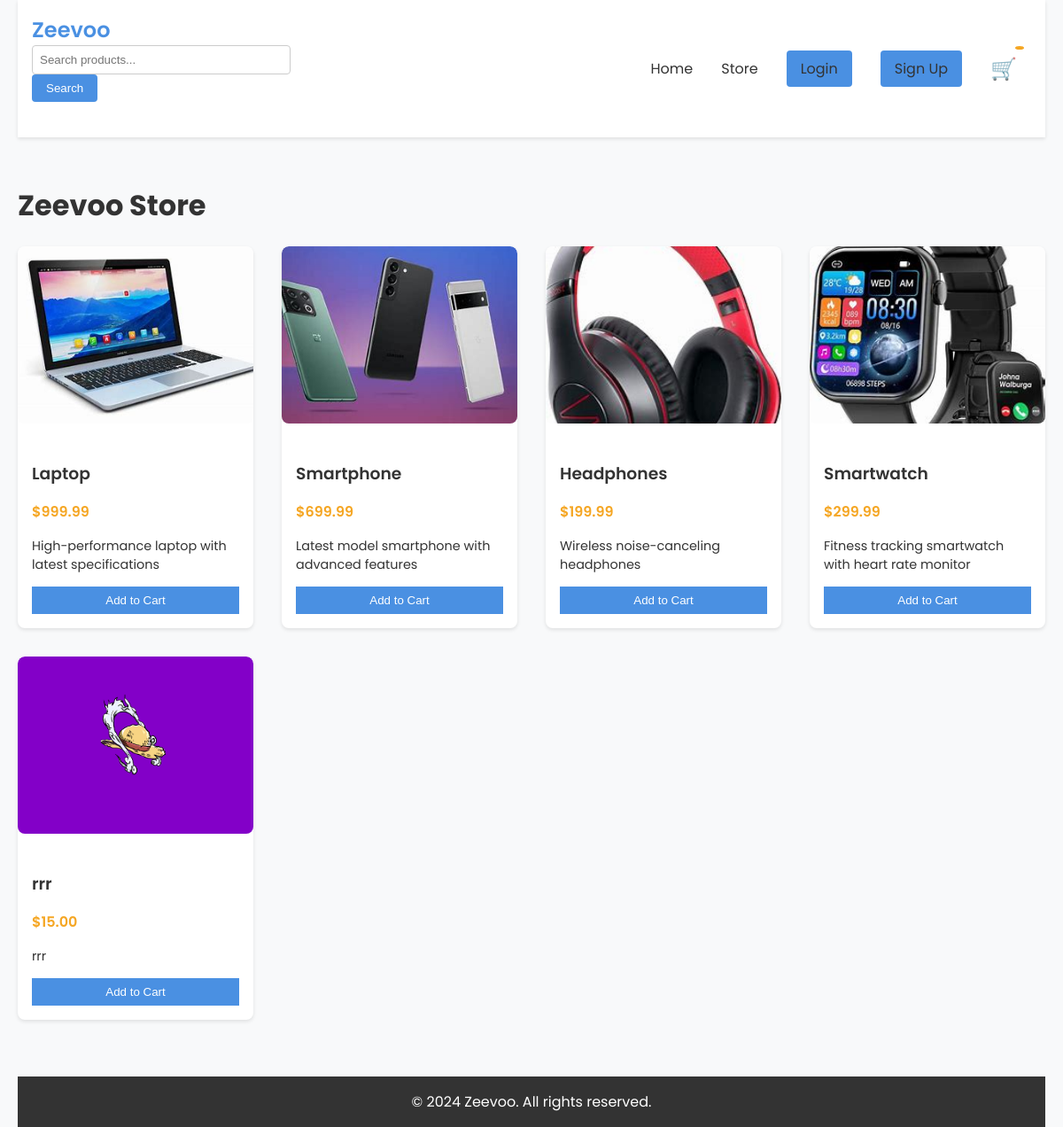
/store, run on an earlier commit of the app's database.
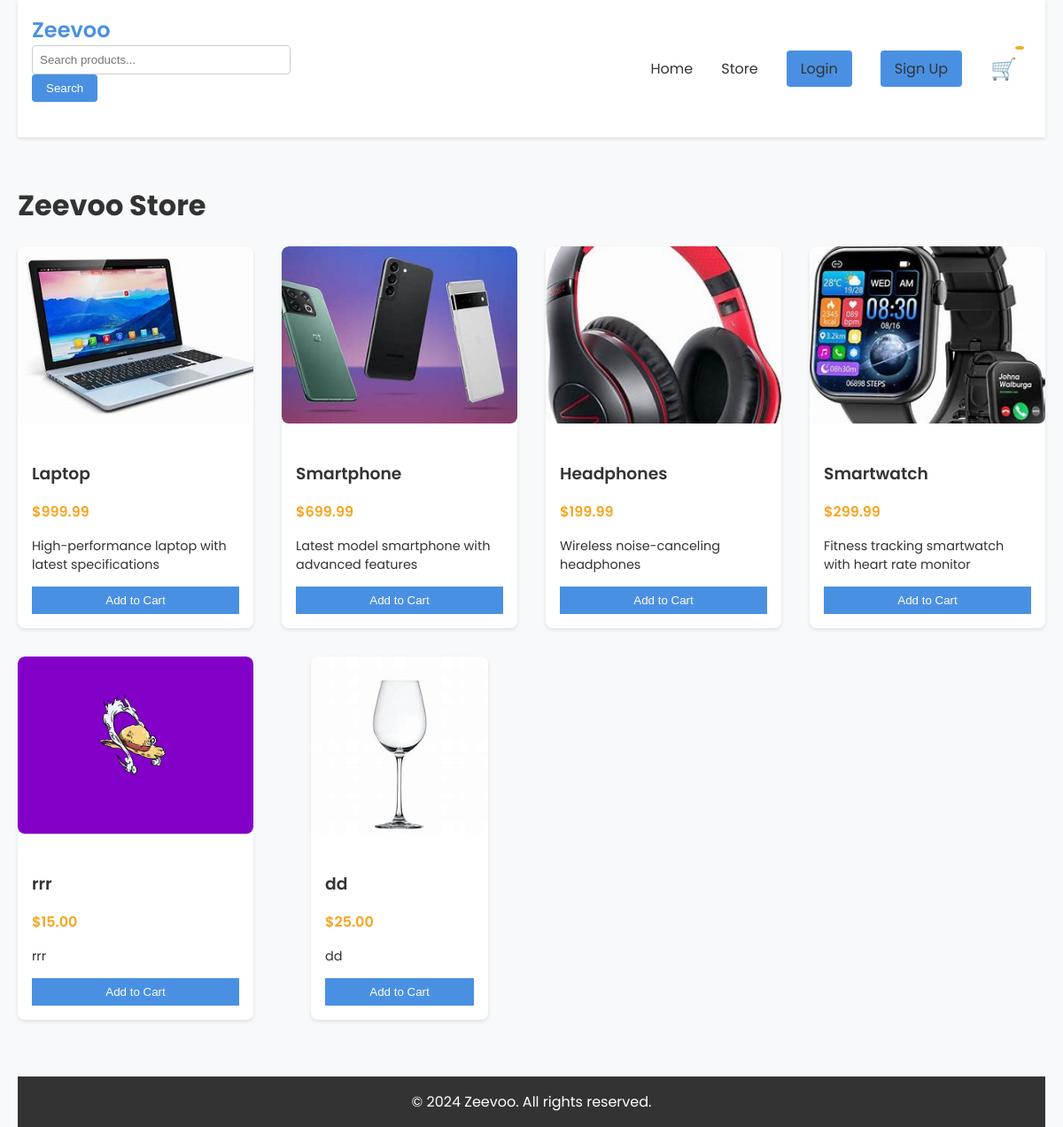
And on a later commit of the database.
### app/models.py (models this page shows)
class Product(db.Model):
    id = db.Column(db.Integer, primary_key=True)
    name = db.Column(db.String(100), nullable=False)
    description = db.Column(db.Text, nullable=False)
    price = db.Column(db.Float, nullable=False)
    image = db.Column(db.String(200), nullable=False)
    seller_id = db.Column(db.Integer, db.ForeignKey('user.id'), nullable=False)
    is_approved = db.Column(db.Boolean, default=False)
    is_sold = db.Column(db.Boolean, default=False)
    created_at = db.Column(db.DateTime, default=datetime.utcnow)

### app/views/main.py (the view)
@bp.route('/store')
def store():
    page = request.args.get('page', 1, type=int)
    products = Product.query.filter_by(is_approved=True, is_sold=False).paginate(page=page, per_page=12)
    return render_template('store.html', products=products)

### app/templates/store.html (shortened to what this page needs)
{% extends "layout.html" %}
{% block content %}
<h1>Zeevoo Store</h1>
<div class="product-grid">
    {% for product in products.items %}
    <div class="product-card" data-product-id="{{ product.id }}">
        <img src="{{ url_for('static', filename='images/' + product.image) }}" alt="{{ product.name }}" class="product-image">
        <div class="product-info">
            <h3 class="product-name">{{ product.name }}</h3>
            <p class="product-price">${{ "%.2f"|format(product.price) }}</p>
            <p class="product-description">{{ product.description }}</p>
            <button class="add-to-cart" data-product-id="{{ product.id }}">Add to Cart</button>
        </div>
    </div>
    {% endfor %}
</div>
{% endblock %}

### app/templates/layout.html (shortened to what this page needs)
<!DOCTYPE html>
<html lang="en">
<head>
    <link rel="stylesheet" href="{{ url_for('static', filename='main.css') }}">
</head>
<body>
    <header>
        <nav>
            <div class="nav-left">
                <div class="logo">Zeevoo</div>
                <form action="{{ url_for('products.search') }}" method="GET" class="search-form">
                    <div class="search-container">
                        <input type="text" name="q" placeholder="Search products...">
                        <button type="submit">Search</button>
                    </div>
                </form>
            </div>
            <div class="nav-links">
                <a href="{{ url_for('main.index') }}">Home</a>
                <a href="{{ url_for('main.store') }}">Store</a>
                {% if current_user.is_authenticated %}
                    <a href="{{ url_for('products.dashboard') }}">Dashboard</a>
                    <div class="user-menu">
                        <img src="{{ url_for('static', filename='images/' + current_user.profile_picture) }}" alt="Profile" class="profile-picture">
                        <div class="dropdown">
                            <a href="{{ url_for('account.account_settings') }}">Account Settings</a>
                            <a href="{{ url_for('account.update_password') }}">Update Password</a>
                            <a href="{{ url_for('auth.logout') }}">Log Out</a>
                        </div>
                    </div>
                {% else %}
                    <a href="{{ url_for('auth.login') }}" class="btn">Login</a>
                    <a href="{{ url_for('auth.signup') }}" class="btn">Sign Up</a>
                {% endif %}
                <a href="{{ url_for('main.cart') }}" class="cart-icon">🛒</a>
            </div>
        </nav>
    </header>
    <main>
        {% block content %}{% endblock %}
    </main>
    <footer>
        <p>&copy; 2024 Zeevoo. All rights reserved.</p>
    </footer>
</body>
</html>

### app/static/main.css (style rules this page uses)
:root { --primary-color: #4a90e2; --secondary-color: #f5a623; --background-color: #f8f9fa; --text-color: #333; }
body { font-family: 'Poppins', sans-serif; margin: 0; padding: 0 20px; background-color: var(--background-color); color: var(--text-color); }
header { background-color: #fff; box-shadow: 0 2px 4px rgba(0,0,0,0.1); padding: 1rem; }
nav { display: flex; justify-content: space-between; align-items: center; }
.logo { font-size: 1.5rem; font-weight: 600; color: var(--primary-color); }
.nav-links { display: flex; align-items: center; }
.nav-links a { margin: 0 1rem; text-decoration: none; color: var(--text-color); }
.btn { background-color: var(--primary-color); color: #fff; padding: 0.5rem 1rem; border-radius: 4px; text-decoration: none; }
.cart-icon { font-size: 1.5rem; text-decoration: none; position: relative; }
.cart-icon::after { content: attr(data-count); position: absolute; top: -8px; right: -8px; background-color: var(--secondary-color); color: #fff; font-size: 0.75rem; padding: 2px 5px; border-radius: 50%; }
main { padding: 2rem 0; }
.product-grid { display: grid; grid-template-columns: repeat(auto-fill, minmax(250px, 1fr)); gap: 2rem; justify-items: center; }
.product-card { background-color: #fff; border-radius: 8px; box-shadow: 0 2px 4px rgba(0,0,0,0.1); overflow: hidden; transition: transform 0.3s ease; }
.product-image { width: 100%; height: 200px; object-fit: cover; border-radius: 8px; }
.product-info { padding: 1rem; }
.product-name { font-weight: 600; margin-bottom: 0.5rem; }
.product-price { color: var(--secondary-color); font-weight: 600; }
.product-description { margin-top: 0.5rem; font-size: 0.9rem; }
.add-to-cart { display: block; width: 100%; padding: 0.5rem; background-color: var(--primary-color); color: #fff; text-align: center; text-decoration: none; border: none; cursor: pointer; }
form { max-width: 500px; margin: 0 auto; }
form div { margin-bottom: 1.5rem; }
input[type="text"], input[type="email"], input[type="password"], input[type="file"], textarea { width: 100%; padding: 0.5rem; border: 1px solid #ccc; border-radius: 4px; }
button[type="submit"] { background-color: var(--primary-color); color: #fff; padding: 0.5rem 1rem; border: none; border-radius: 4px; cursor: pointer; }
footer { background-color: #333; color: #fff; text-align: center; padding: 1rem; margin-top: 2rem; }
footer p { margin: 0; }

What changed in the data, as far as the page shows it:
added Product: image (picture), name "dd", price "25.00", description "dd"
